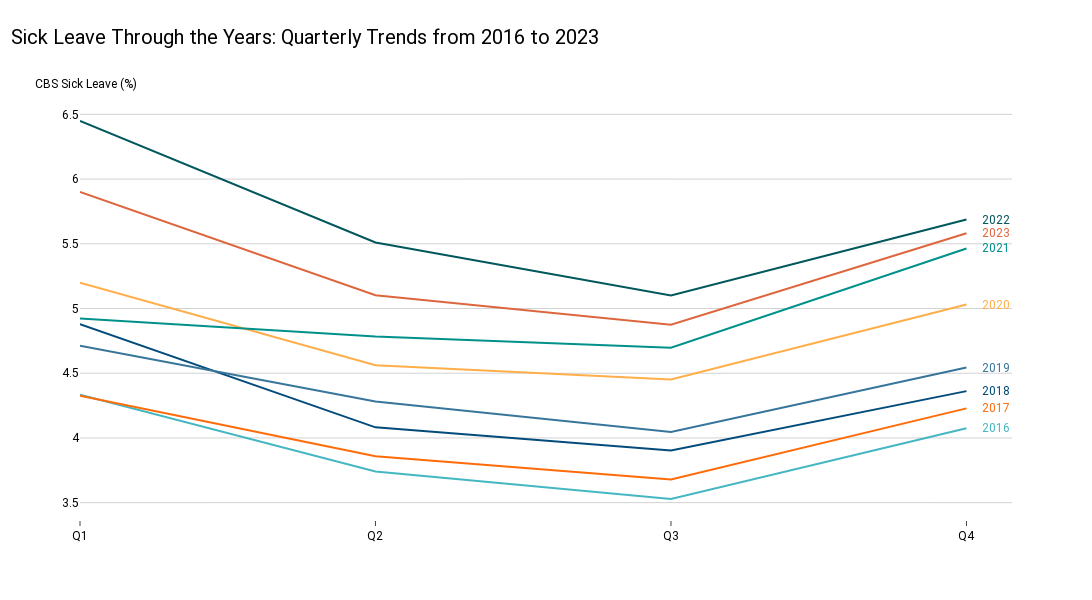

The notebook cell saved with this chart:
### Code cell
import pandas as pd
import plotly.express as px
import cbsodata

# Fetch the specific dataset using its ID
data = pd.DataFrame(cbsodata.get_data('80072NED'))

# Extract year and quarter from the 'Perioden' column
data['Year'] = data['Perioden'].str.extract(r'(\d{4})').astype(float)
data['Quarter'] = data['Perioden'].str.extract(r'(\d)e kwartaal').astype(float)

# Drop rows where Year or Quarter is NaN (e.g., full year periods)
data = data.dropna(subset=['Year', 'Quarter'])

# Convert Year and Quarter to integers
data['Year'] = data['Year'].astype(int)
data['Quarter'] = data['Quarter'].astype(int)

# Filter data to include only years from 2016 to 2023
data = data[(data['Year'] >= 2016) & (data['Year'] <= 2023)]

# Aggregate the data to handle duplicates
agg_data = data.groupby(['Quarter', 'Year']).agg({'Ziekteverzuimpercentage_1': 'mean'}).reset_index()

# Pivot the table to get years as columns and quarters as rows
pivot_data = agg_data.pivot(index='Quarter', values='Ziekteverzuimpercentage_1', columns='Year')

# Melt the pivoted data for Plotly
melted_data = pivot_data.reset_index().melt(id_vars='Quarter', var_name='Year', value_name='Sick Leave Percentage')

# Define custom colors to match your other plot
colors = [
    '#44b7c2',  # 2016
    '#ff6b08',  # 2017
    '#024b7a',  # 2018
    '#37759b',  # 2019
    '#ffae49',  # 2020
    '#01918b',  # 2021
    '#00575c',  # 2022
    '#de663e',  # 2023
]

# Create the Plotly line chart
fig = px.line(
    melted_data,
    x='Quarter',
    y='Sick Leave Percentage',
    color='Year',
    title='Sick Leave Through the Years: Quarterly Trends from 2016 to 2023',
    markers=False  # No markers for a cleaner look
)

# Update layout to match your MAE comparison plot style
fig.update_layout(
    template='plotly_white',
    title=dict(
        text='Sick Leave Through the Years: Quarterly Trends from 2016 to 2023',
        x=0.01,
        y=0.95,
        xanchor='left',
        yanchor='top',
        font=dict(family='Roboto', size=20, color='black')
    ),
    xaxis=dict(
        title=None,
        tickmode='array',
        tickvals=[1, 2, 3, 4],
        ticktext=['Q1', 'Q2', 'Q3', 'Q4'],
        showgrid=False,
        linecolor=None,
        ticks='outside'
    ),
    yaxis=dict(
        showgrid=True,
        gridcolor='lightgrey',
        automargin=True,
        title=None  # Remove the vertical Y-axis title
    ),
    width=1200,
    height=600,
    font=dict(family='Roboto', size=12, color='black'),
    showlegend=False,  # Remove the legend
    annotations=[
        dict(
            text='CBS Sick Leave (%)',  # Horizontal Y-axis title
            x=-0.05,  # Adjust the X position
            y=1.06,  # Adjust the Y position
            xref='paper',
            yref='paper',
            showarrow=False,
            textangle=0,  # Horizontal text
            font=dict(size=12)
        )
    ]
)

# Apply custom colors to the lines
for i, trace in enumerate(fig.data):
    trace.update(line=dict(color=colors[i % len(colors)], width=2))

# Add labels at the end of each line in the same color as the line
for i, trace in enumerate(fig.data):
    year = trace.name
    last_x = melted_data[melted_data['Year'] == int(year)]['Quarter'].max()
    last_y = melted_data[(melted_data['Year'] == int(year)) & (melted_data['Quarter'] == last_x)]['Sick Leave Percentage'].values[0]
    fig.add_annotation(
        x=last_x + 0.1,  # Slightly offset to the right
        y=last_y,
        text=str(year),
        font=dict(color=colors[i % len(colors)], size=12),
        showarrow=False,
        xref='x',
        yref='y'
    )

# Show the updated plot
fig.show()

# Save the plot as an HTML file
fig.write_html("sickleave_trends_MAE_style.html")

### Figure 1 — Plotly figure (JSON) as saved in the notebook; plotly's stock layout.template omitted (floating-point values rounded to 4 significant figures)
{"data": [{"hovertemplate": "Year=2016<br>Quarter=%{x}<br>Sick Leave Percentage=%{y}<extra></extra>", "legendgroup": "2016", "line": {"color": "#44b7c2", "dash": "solid", "width": 2}, "marker": {"symbol": "circle"}, "mode": "lines", "name": "2016", "orientation": "v", "showlegend": true, "type": "scatter", "x": [1, 2, 3, 4], "xaxis": "x", "y": [4.333, 3.741, 3.528, 4.074], "yaxis": "y"}, {"hovertemplate": "Year=2017<br>Quarter=%{x}<br>Sick Leave Percentage=%{y}<extra></extra>", "legendgroup": "2017", "line": {"color": "#ff6b08", "dash": "solid", "width": 2}, "marker": {"symbol": "circle"}, "mode": "lines", "name": "2017", "orientation": "v", "showlegend": true, "type": "scatter", "x": [1, 2, 3, 4], "xaxis": "x", "y": [4.326, 3.859, 3.679, 4.228], "yaxis": "y"}, {"hovertemplate": "Year=2018<br>Quarter=%{x}<br>Sick Leave Percentage=%{y}<extra></extra>", "legendgroup": "2018", "line": {"color": "#024b7a", "dash": "solid", "width": 2}, "marker": {"symbol": "circle"}, "mode": "lines", "name": "2018", "orientation": "v", "showlegend": true, "type": "scatter", "x": [1, 2, 3, 4], "xaxis": "x", "y": [4.879, 4.082, 3.903, 4.362], "yaxis": "y"}, {"hovertemplate": "Year=2019<br>Quarter=%{x}<br>Sick Leave Percentage=%{y}<extra></extra>", "legendgroup": "2019", "line": {"color": "#37759b", "dash": "solid", "width": 2}, "marker": {"symbol": "circle"}, "mode": "lines", "name": "2019", "orientation": "v", "showlegend": true, "type": "scatter", "x": [1, 2, 3, 4], "xaxis": "x", "y": [4.713, 4.282, 4.046, 4.544], "yaxis": "y"}, {"hovertemplate": "Year=2020<br>Quarter=%{x}<br>Sick Leave Percentage=%{y}<extra></extra>", "legendgroup": "2020", "line": {"color": "#ffae49", "dash": "solid", "width": 2}, "marker": {"symbol": "circle"}, "mode": "lines", "name": "2020", "orientation": "v", "showlegend": true, "type": "scatter", "x": [1, 2, 3, 4], "xaxis": "x", "y": [5.2, 4.562, 4.451, 5.031], "yaxis": "y"}, {"hovertemplate": "Year=2021<br>Quarter=%{x}<br>Sick Leave Percentage=%{y}<extra></extra>", "legendgroup": "2021", "line": {"color": "#01918b", "dash": "solid", "width": 2}, "marker": {"symbol": "circle"}, "mode": "lines", "name": "2021", "orientation": "v", "showlegend": true, "type": "scatter", "x": [1, 2, 3, 4], "xaxis": "x", "y": [4.923, 4.785, 4.697, 5.464], "yaxis": "y"}, {"hovertemplate": "Year=2022<br>Quarter=%{x}<br>Sick Leave Percentage=%{y}<extra></extra>", "legendgroup": "2022", "line": {"color": "#00575c", "dash": "solid", "width": 2}, "marker": {"symbol": "circle"}, "mode": "lines", "name": "2022", "orientation": "v", "showlegend": true, "type": "scatter", "x": [1, 2, 3, 4], "xaxis": "x", "y": [6.449, 5.51, 5.1, 5.687], "yaxis": "y"}, {"hovertemplate": "Year=2023<br>Quarter=%{x}<br>Sick Leave Percentage=%{y}<extra></extra>", "legendgroup": "2023", "line": {"color": "#de663e", "dash": "solid", "width": 2}, "marker": {"symbol": "circle"}, "mode": "lines", "name": "2023", "orientation": "v", "showlegend": true, "type": "scatter", "x": [1, 2, 3, 4], "xaxis": "x", "y": [5.9, 5.103, 4.874, 5.582], "yaxis": "y"}], "layout": {"annotations": [{"font": {"size": 12}, "showarrow": false, "text": "CBS Sick Leave (%)", "textangle": 0, "x": -0.05, "xref": "paper", "y": 1.06, "yref": "paper"}, {"font": {"color": "#44b7c2", "size": 12}, "showarrow": false, "text": "2016", "x": 4.1, "xref": "x", "y": 4.074, "yref": "y"}, {"font": {"color": "#ff6b08", "size": 12}, "showarrow": false, "text": "2017", "x": 4.1, "xref": "x", "y": 4.228, "yref": "y"}, {"font": {"color": "#024b7a", "size": 12}, "showarrow": false, "text": "2018", "x": 4.1, "xref": "x", "y": 4.362, "yref": "y"}, {"font": {"color": "#37759b", "size": 12}, "showarrow": false, "text": "2019", "x": 4.1, "xref": "x", "y": 4.544, "yref": "y"}, {"font": {"color": "#ffae49", "size": 12}, "showarrow": false, "text": "2020", "x": 4.1, "xref": "x", "y": 5.031, "yref": "y"}, {"font": {"color": "#01918b", "size": 12}, "showarrow": false, "text": "2021", "x": 4.1, "xref": "x", "y": 5.464, "yref": "y"}, {"font": {"color": "#00575c", "size": 12}, "showarrow": false, "text": "2022", "x": 4.1, "xref": "x", "y": 5.687, "yref": "y"}, {"font": {"color": "#de663e", "size": 12}, "showarrow": false, "text": "2023", "x": 4.1, "xref": "x", "y": 5.582, "yref": "y"}], "font": {"color": "black", "family": "Roboto", "size": 12}, "height": 600, "legend": {"title": {"text": "Year"}, "tracegroupgap": 0}, "showlegend": false, "title": {"font": {"color": "black", "family": "Roboto", "size": 20}, "text": "Sick Leave Through the Years: Quarterly Trends from 2016 to 2023", "x": 0.01, "xanchor": "left", "y": 0.95, "yanchor": "top"}, "width": 1200, "xaxis": {"anchor": "y", "domain": [0, 1], "showgrid": false, "tickmode": "array", "ticks": "outside", "ticktext": ["Q1", "Q2", "Q3", "Q4"], "tickvals": [1, 2, 3, 4], "title": {}}, "yaxis": {"anchor": "x", "automargin": true, "domain": [0, 1], "gridcolor": "lightgrey", "showgrid": true, "title": {}}}}
